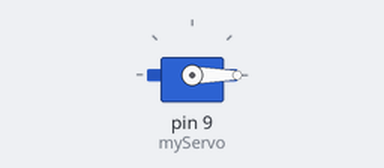
Recording of a sketch running on a simulated Arduino Uno, built with avr-gcc and run on an emulated ATmega328P. On the bench: servo.

Above: at 0.1 s.
At 1.1 s:
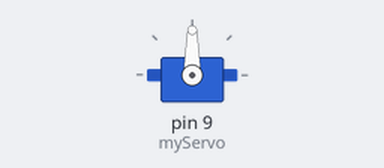
Timing chart, 0 to 2.6 s (numbered marks = the images above):
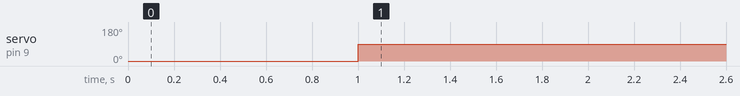

Measured:
- by itself, servo on pin 9 (myServo): 0° → 90° at 1.0 s

The sketch:

servo_test.ino
```cpp
#include <Servo.h>

Servo myServo;  // Create a servo object

void setup() {
    myServo.attach(9);  // Attach servo to pin 9
    myServo.write(0);
    delay(1000);
    // // Move servo to 90 degrees
     myServo.write(90);
    // delay(2000);
    // // Move servo to 90 degrees
    // myServo.write(180);  // Move servo to 90 degrees
    // delay(2000);
    // // Move servo to 90 degrees
    // myServo.write(45);  // Move servo to 90 degrees
    // delay(2000);  // Move servo to 90 degrees
}

void loop() {
    // Nothing to do in loop
}
```
